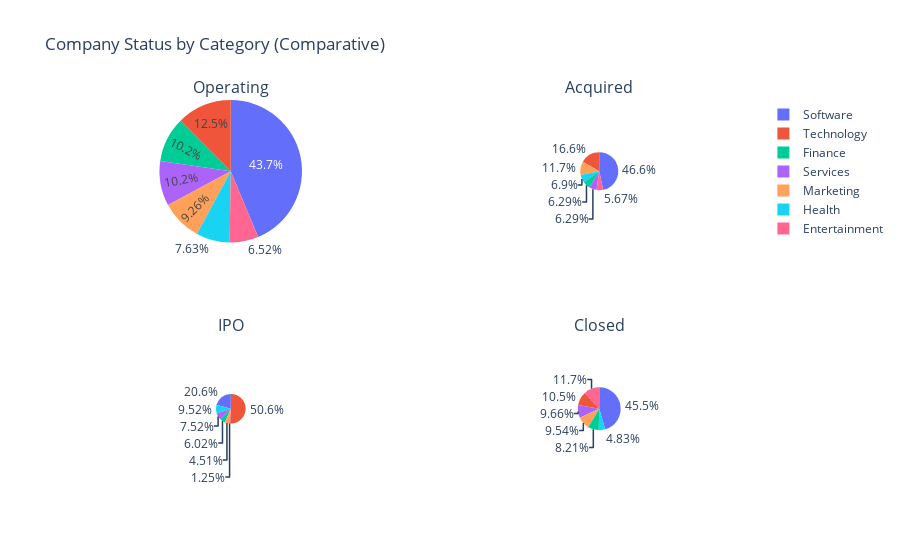

Write notebook code for a chart like this one.
### Code cell
#multiple plot with comparitive sizes"

labels = ["Finance", "Software", "Technology", "Services", "Marketing", "Health", "Entertainment"]

fig = make_subplots(rows=2, cols=2, specs=[[{'type':'domain'}, {'type':'domain'}], [{'type':'domain'}, {'type':'domain'}]],
                    subplot_titles = ['Operating', 'Acquired', 'IPO', 'Closed'])
fig.add_trace(go.Pie(labels=labels, values=[ofc, osc, otc, osec, omc, ohc, oec], scalegroup='one',
                     name="Operating"), 1, 1)
fig.add_trace(go.Pie(labels=labels, values=[afc, asc, atc, asec, amc, ahc, aec], scalegroup='one',
                     name="Acquired"), 1, 2)
fig.add_trace(go.Pie(labels=labels, values=[ifc, isc, itc, isec, imc, ihc, iec], scalegroup='one',
                     name="IPO"), 2, 1)
fig.add_trace(go.Pie(labels=labels, values=[cfc, csc, ctc, csec, cmc, chc, cec], scalegroup='one',
                     name="Closed"), 2, 2)

fig.update_layout(title_text='Company Status by Category (Comparative)')
fig.show()

### Figure 1 — Plotly figure (JSON) as saved in the notebook; plotly's stock layout.template omitted (floating-point values rounded to 4 significant figures)
{"data": [{"domain": {"x": [0, 0.45], "y": [0.625, 1]}, "labels": ["Finance", "Software", "Technology", "Services", "Marketing", "Health", "Entertainment"], "name": "Operating", "scalegroup": "one", "type": "pie", "values": [937, 4007, 1142, 934, 849, 699, 598]}, {"domain": {"x": [0.55, 1], "y": [0.625, 1]}, "labels": ["Finance", "Software", "Technology", "Services", "Marketing", "Health", "Entertainment"], "name": "Acquired", "scalegroup": "one", "type": "pie", "values": [41, 304, 108, 41, 76, 45, 37]}, {"domain": {"x": [0, 0.45], "y": [0, 0.375]}, "labels": ["Finance", "Software", "Technology", "Services", "Marketing", "Health", "Entertainment"], "name": "IPO", "scalegroup": "one", "type": "pie", "values": [24, 82, 202, 30, 18, 38, 5]}, {"domain": {"x": [0.55, 1], "y": [0, 0.375]}, "labels": ["Finance", "Software", "Technology", "Services", "Marketing", "Health", "Entertainment"], "name": "Closed", "scalegroup": "one", "type": "pie", "values": [68, 377, 87, 80, 79, 40, 97]}], "layout": {"annotations": [{"font": {"size": 16}, "showarrow": false, "text": "Operating", "x": 0.225, "xanchor": "center", "xref": "paper", "y": 1, "yanchor": "bottom", "yref": "paper"}, {"font": {"size": 16}, "showarrow": false, "text": "Acquired", "x": 0.775, "xanchor": "center", "xref": "paper", "y": 1, "yanchor": "bottom", "yref": "paper"}, {"font": {"size": 16}, "showarrow": false, "text": "IPO", "x": 0.225, "xanchor": "center", "xref": "paper", "y": 0.375, "yanchor": "bottom", "yref": "paper"}, {"font": {"size": 16}, "showarrow": false, "text": "Closed", "x": 0.775, "xanchor": "center", "xref": "paper", "y": 0.375, "yanchor": "bottom", "yref": "paper"}], "title": {"text": "Company Status by Category (Comparative)"}}}
